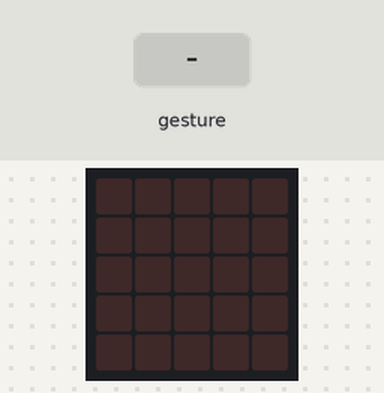
A program run on a simulated BBC micro:bit (MakeCode). Shown: the board's 5×5 LED display. The inputs (shaded band) are chosen by the test bench. Random numbers come from a fixed seed; a tilt is held for 1.5 s and a shake lasts 1 s, then the board lies face up again.

Above: at 1.2 s.
1.3 s: gesture 'shake'
At 1.9 s:
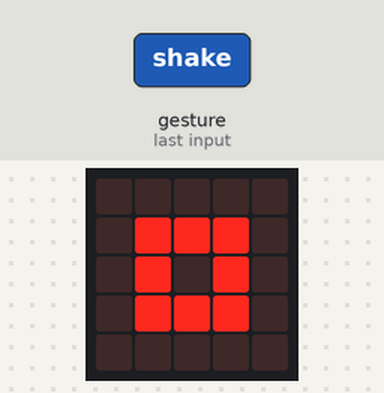
3.0 s: gesture 'shake'
At 4.4 s:
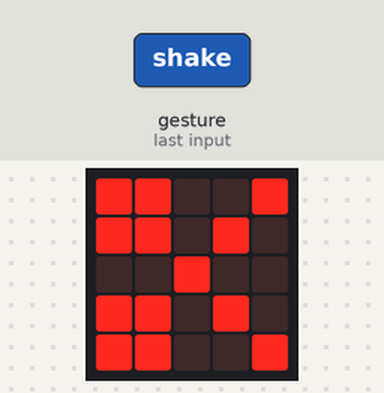
Timing chart, 0 to 6.0 s (numbered marks = the images above; inputs shaded):
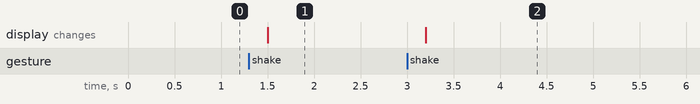

The program:

main.ts
```typescript
let Fegyver = 0
input.onGesture(Gesture.Shake, function () {
    Fegyver = randint(0, 2)
    if (Fegyver == 0) {
        basic.showIcon(IconNames.SmallSquare)
    } else if (Fegyver == 1) {
        basic.showIcon(IconNames.Square)
    } else if (Fegyver == 2) {
        basic.showIcon(IconNames.Scissors)
    }
})
```

test.ts
```typescript
// ide kerülnek a tesztek; a rendszer ezt nem kompilálja, ha a csomagot bővítményként használják.
```

Measured:
- after the input at 1.3 s, the display: changes after 0.20 s (image 1)
- after the input at 3.0 s, the display: changes after 0.20 s (image 2)
